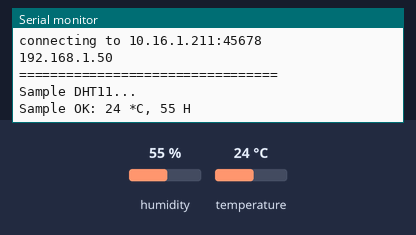
A sketch run on a simulated ESP8266 (NodeMCU). Shown: the last lines printed to the serial monitor. The inputs (shaded band) are chosen by the test bench; at power-on: humidity 55 %, temperature 24 °C. WiFi joins after 1.5 s; servers stay silent unless stated.

Above: at 3.2 s.
3.3 s: humidity set to 22 %
At 3.88 s:
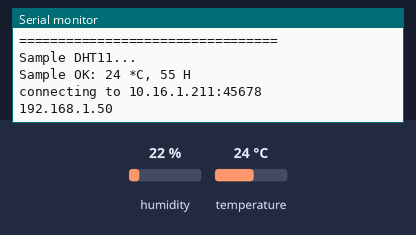
5.6 s: temperature set to 12 °C
At 6.7 s:
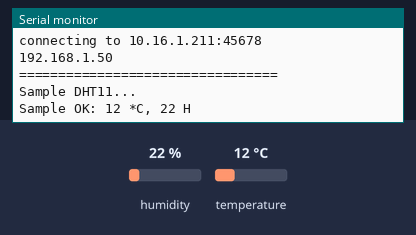
7.9 s: humidity set to 40 %
At 9.8 s:
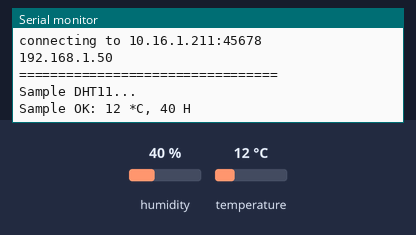
Timing chart, 0 to 11.3 s (numbered marks = the images above; inputs shaded):
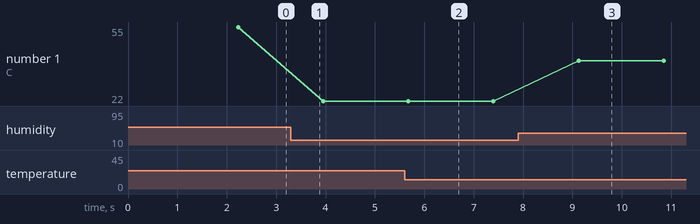

The sketch:

dht11.ino
```cpp
#include <SimpleDHT.h>

#include <ESP8266WiFi.h>
#include <ESP8266WiFiMulti.h>

#ifndef STASSID
#define STASSID "Aula Dionne"
#define STAPSK "dionnefacompis"
#endif

const char* ssid = STASSID;
const char* password = STAPSK;

const char* host = "10.16.1.211"; //Selecionar o host informado pelo professor (escolhido pelo servidor python)
const uint16_t port = 45678;      //Seleciunar a port informada pelo professor (escolhido pelo servidor python)

ESP8266WiFiMulti WiFiMulti;

// for DHT11,
//      VCC: 5V or 3V
//      GND: GND
//      DATA: 2
int pinDHT11 = 2;
SimpleDHT11 dht11(pinDHT11);

void setup() {
  Serial.begin(115200);

  // We start by connecting to a WiFi network
  WiFi.mode(WIFI_STA);
  WiFiMulti.addAP(ssid, password);

  Serial.println();
  Serial.println();
  Serial.print("Wait for WiFi... ");

  while (WiFiMulti.run() != WL_CONNECTED) {
    Serial.print(".");
    delay(500);
  }

  Serial.println("");
  Serial.println("WiFi connected");
  Serial.println("IP address: ");
  Serial.println(WiFi.localIP());

  delay(500);
}

void loop() {
  Serial.print("connecting to ");
  Serial.print(host);
  Serial.print(':');
  Serial.println(port);

  // Use WiFiClient class to create TCP connections
  WiFiClient client;
  Serial.println(WiFi.localIP());

  if (!client.connect(host, port)) {
    Serial.println("connection failed");
    Serial.println("wait 5 sec...");
    delay(5000);
    return;
  }
  // start working...
  Serial.println("=================================");
  Serial.println("Sample DHT11...");

  // read without samples.
  byte temperature = 0;
  byte humidity = 0;
  int err = SimpleDHTErrSuccess;
  if ((err = dht11.read(&temperature, &humidity, NULL)) != SimpleDHTErrSuccess) {
    Serial.print("Read DHT11 failed, err="); Serial.print(SimpleDHTErrCode(err));
    Serial.print(","); Serial.println(SimpleDHTErrDuration(err)); delay(1000);
    return;
  }

  Serial.print("Sample OK: ");
  Serial.print((int)temperature); Serial.print(" *C, ");
  Serial.print((int)humidity); Serial.println(" H");

    // This will send the request to the server
  client.print("Da um 10 pra gente");
  client.print((int)temperature); client.print(" *C, ");
  client.print((int)humidity); client.println(" H");
  // client.println("");

  client.stop();
  // DHT11 sampling rate is 1HZ.
  delay(1500);
}
```

Measured:
- after the input at 5.6 s, the serial monitor: prints a new line after 0.08 s (image 2)
- after the input at 7.9 s, the serial monitor: prints a new line after 1.2 s (image 3)
- plotted number 1: 55 → 22 after the input at 3.3 s, 22 → 40 after the input at 7.9 s
